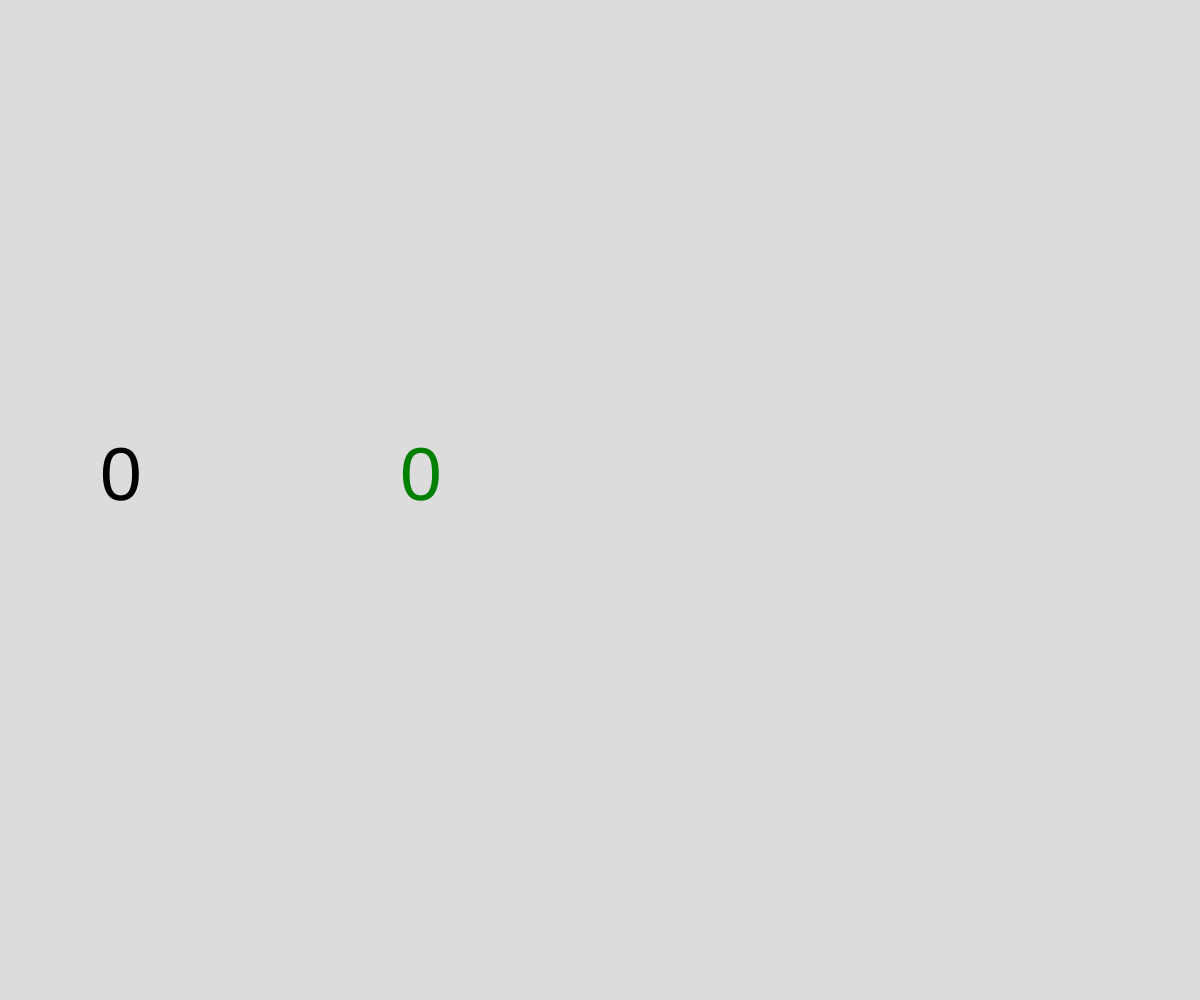
Frame 1 (no input)
Frame 60 (no input): identical to frame 1, image omitted
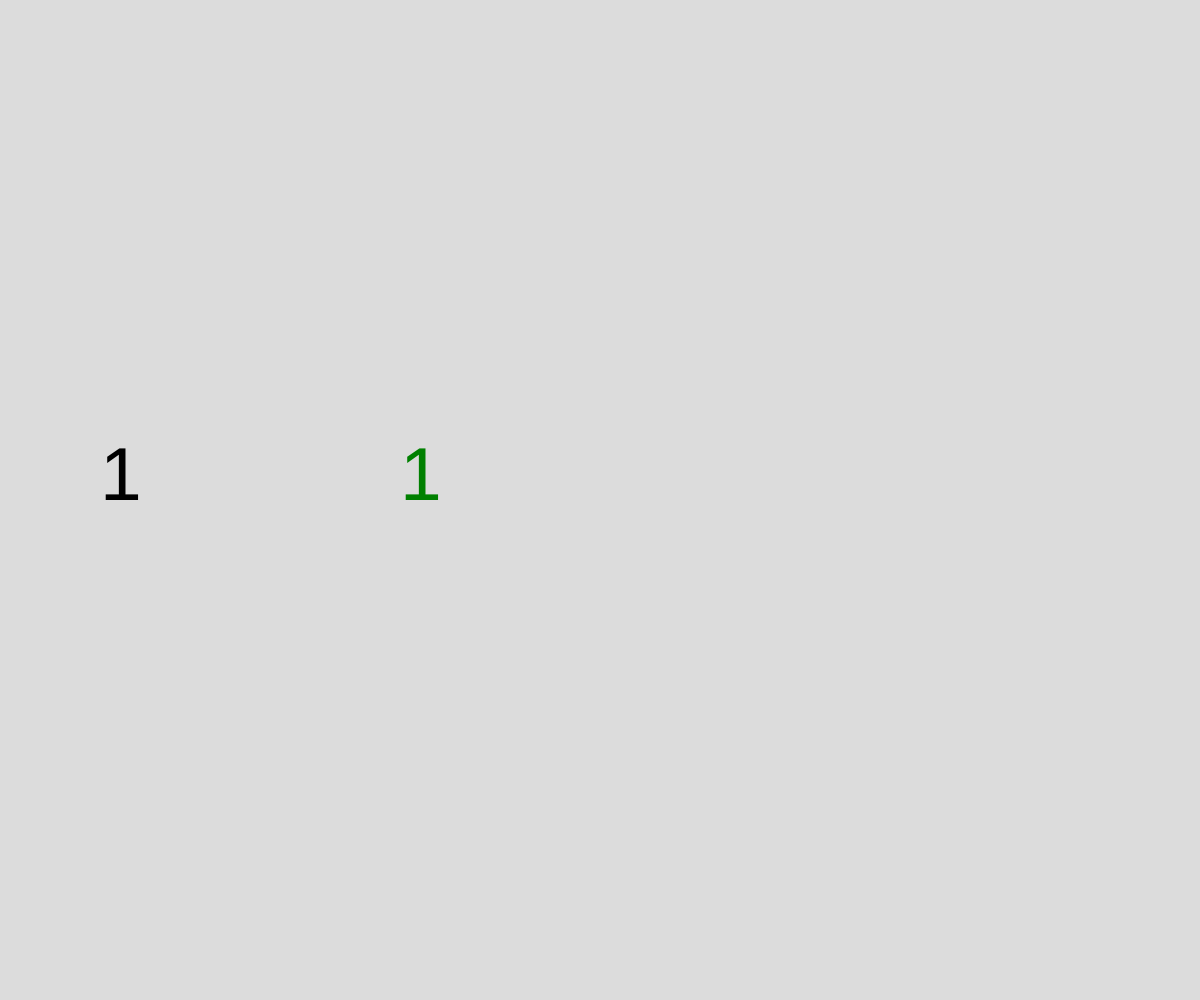
Frame 120 (the mouse pressed at the canvas centre since frame 60)

The p5.js sketch that drew these frames (run headless with seeded random() and noise() and a simulated clock; from frame 60 on, the mouse is pressed at the canvas centre):

// p5.js sketch
// ── sketch.js
// Local Storage Demo

let numberOfClicks = 0;
let highestClick = 0;

function setup() {
  createCanvas(windowWidth, windowHeight);
  if (getItem("highest")){
    highestClick = getItem("highest");
  }
}

function draw() {
  background(220);
  displayClicks();
  displayHighest();
}

function mousePressed() {
  numberOfClicks++;
  if (numberOfClicks > highestClick) {
    highestClick = numberOfClicks;
    storeItem("highest", highestClick);
  }
}

function displayClicks() {
  fill("black");
  textSize(75);
  text(numberOfClicks, 100, height / 2);
}

function displayHighest() {
  fill('green');
  textSize(75);
  text(highestClick, 400, height / 2);
}
